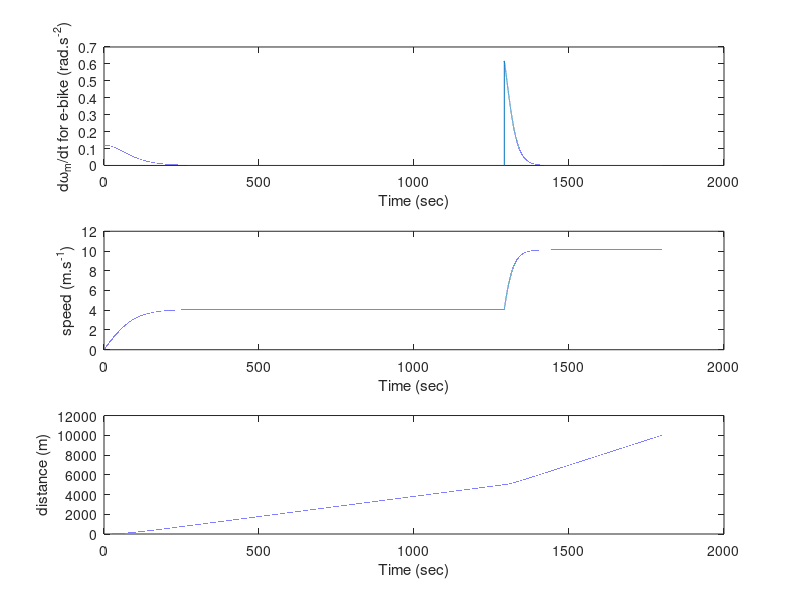
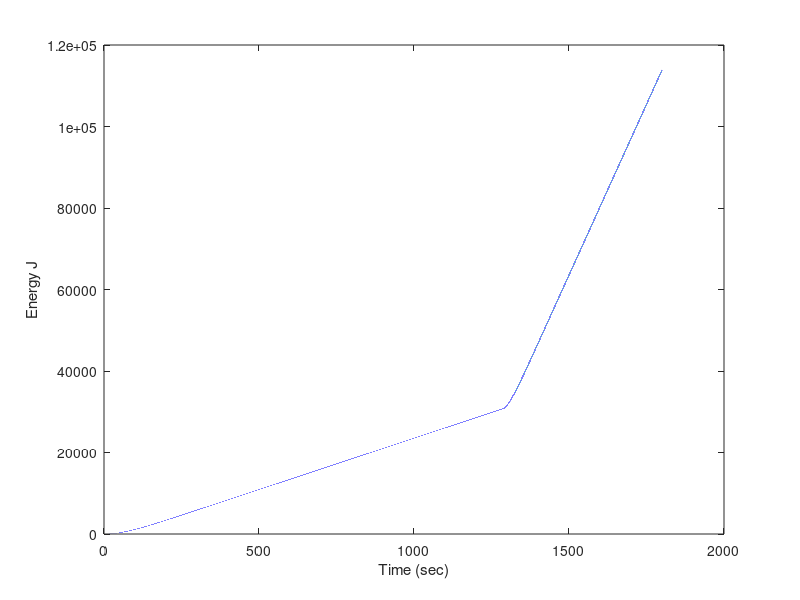

MATLAB code to generate these figures, in order:
%{
Case Study #2 EMTH171  2020
E-Bike

Task 3 Description:


Orginal code by: P.J. Bones   UCECE
Code edited by: John Elliott and Samuel Vallance
Last modified:	09/10/2020
%}


clear
clc
close all


%{
===========================================================================
                            | Variable Setup | 
===========================================================================
%}


% Constants
g = 9.81;		% Gravitational acceleration in m.s^-2

% E-bike constants
M = 95;		    % Mass of e-bike + rider in kg
Jw = 0.5;		% Motor/wheels moment of intertia in kg.m^2
fd0 = 2;		% Static (& low speed) drag force in N
beta = 0.25;	% Wind resistance factor in N.m^-2.s^2
km = 3.2;		% Motor factor in N.m per amp
rw = 0.35;		% Wheel radius in m
rp = 0.09;      % Pedal radius in m
rs1 = 0.045;    % (Low Gear) radius in m
rs2 = 0.030;    % (High Gear) radius in m
pmax = 500;     % Max-Power output in W

% Simulation parameters
tdelta = 0.01;	% Time step in seconds
Im = 0;         % CHANGE
Tp = 6.48;        % CHANGE
alpha = 0;      % Angle of incline in rad for Task 2

Tpf = 11.6;       % CHANGE
Imf = 6.3;        % CHANGE
alphaf = 0.05;  % Final angle of incline in rad for Task 2

% Calculate derived quantities
Tm = Im * km;   % Fixed motor torque in N.m
Tmf = Imf * km; % Final fixed motor torque in N.m
Jef = Jw + rw^2 * M;
                % Effective moment of intertia in kg.m^2

% Initial conditions (standing start)
tarray = 0;     % Time taken
rsc = rs2;      % Current gear radius in m
Tpc = Tp;
alphac = alpha;
Tmc = Tm;       % Current motor torque in Nm
Tmh = Tm;       % Holder motor torque in Nm (For when power > 500 W)
om = 0;         % Initial omega_m ('om')
u = 0;          % Speed along road in m/sec
s = 0;          % Distance along road from start in m

% Distances
flatr = 5000;   % Flat road distance in m
slopem = 5000;  % Slope mapped distance in m
sloper = slopem/cos(alphaf);
                % Slope road distance in m
                
% Battery parameters
Qtotal = 18;
Qmax = Qtotal*0.05;
Qused = 0;
tf = 1800;
p = 0;
earray = 0;

%{
===========================================================================
                 | Euler's Method and Speed Calculations | 
===========================================================================
%}


% Continually compute u and s as the e-bike proceeds, advancing time  
% by tdelta sec each step until required distance is traveled
index = 1;
while (s <= (flatr + sloper)) && (Qused <= Qtotal)
   % Compute the motor acceleration at the start of the step
   windf = beta * u^2;
   gravityf =  M * g * sin(alphac);
   domdt = (Tmc + (rsc / rp) * Tpc - rw * (fd0 + windf + gravityf)) / Jef;

   % Estimate the state at the end of the time step (n = 'next')
   omn = om + tdelta * domdt;   	% Estimate om by Euler's method
   un = omn * rw;                   % Estimate u at end of step
   sn = s + tdelta * (un + u) / 2;	% Estimate s at end of step (Trap.)
   p = (Tpc * ((omn * rsc) / rp));    % Estimate power used
   
   domdtarray(index) = domdt;       % Store current values
   uarray(index) = u;
   sarray(index) = s;
   earray(index + 1) = earray(index) + (p * tdelta);
                                    % Stores new total energy used
   tarray(index + 1) = tarray(index) + tdelta;
                                    % Stores new time step taken
   index = index + 1;
   Qused = Qused + (Tmc / km) * tdelta / 3600;
                                    % Stores total battery used 
   
   % Advance to next time step
   om = omn;
   u = un; 
   s = sn;
   
   % Checks to ensure power is below maximum output.
   if (Tmc * omn) > pmax
       Tmc = (pmax / omn);       % Power is at max, so torque is limited
   else
       Tmc = Tmh;                % Returns torque to fixed value
   end
   
   % Checks if next step is at the slope so that variables can be updated. 
   % This process could have comparisons reduced if the while loop is made 
   % as a function.
   if (s >= flatr)
       Tmc = Tmf;
       Tmh = Tmf;
       Tpc = Tpf;
       alphac = alphaf;
       rsc = rs1; 
   end
end


%{
===========================================================================
                      | Display Results and Graphs | 
===========================================================================
%}

if s <= (flatr + sloper)
    fprintf("BATTERY DEAD\n")
else
    % Store final values (As the caculated values only get asigned in the 
    % arrays the next loop).
    domdtarray(index) = domdt;   
    uarray(index) = un;
    sarray(index) = s;
    earray(index + 1) = earray(index) + (p * tdelta);
    
    if (Qused > Qmax)
        fprintf("ERROR: BATTERY OVER 5%%\n")
        fprintf("Battery Used: %.4f Ah\n", Qused)
    end
    if (tarray(end) > tf)
        fprintf("ERROR: OVER 30 MINUTES\n")
    end
    fprintf("\nFinal Time: %.4f s\n", tarray(end))
    fprintf("Final Angular Speed (Motor): %.4f rads^-1\n", omn)
    fprintf("Final Linear Speed (Motor): %.4f ms^-1\n", un)
    fprintf("Final Distance: %.4f m\n", sn)


    figure(1)
    % Task 0 using Euler's method:  d\omega_m/dt
    subplot (3,1,1), plot (tarray, domdtarray)
    ylabel ('d\omega_m/dt for e-bike (rad.s^{-2})')
    xlabel ('Time (sec)')
    % Task 0 using Euler's method:  e-bike speed u
    subplot (3,1,2), plot (tarray, uarray)
    ylabel ('speed (m.s^{-1})')
    xlabel ('Time (sec)')
    % Task 0 using Trapezium method:  e-bike distance s
    subplot (3,1,3), plot (tarray, sarray)
    ylabel ('distance (m)')
    xlabel ('Time (sec)')
    
    figure(2)
    plot (tarray, earray(:,2:end))
    ylabel ('Energy J')
    xlabel ('Time (sec)')
end